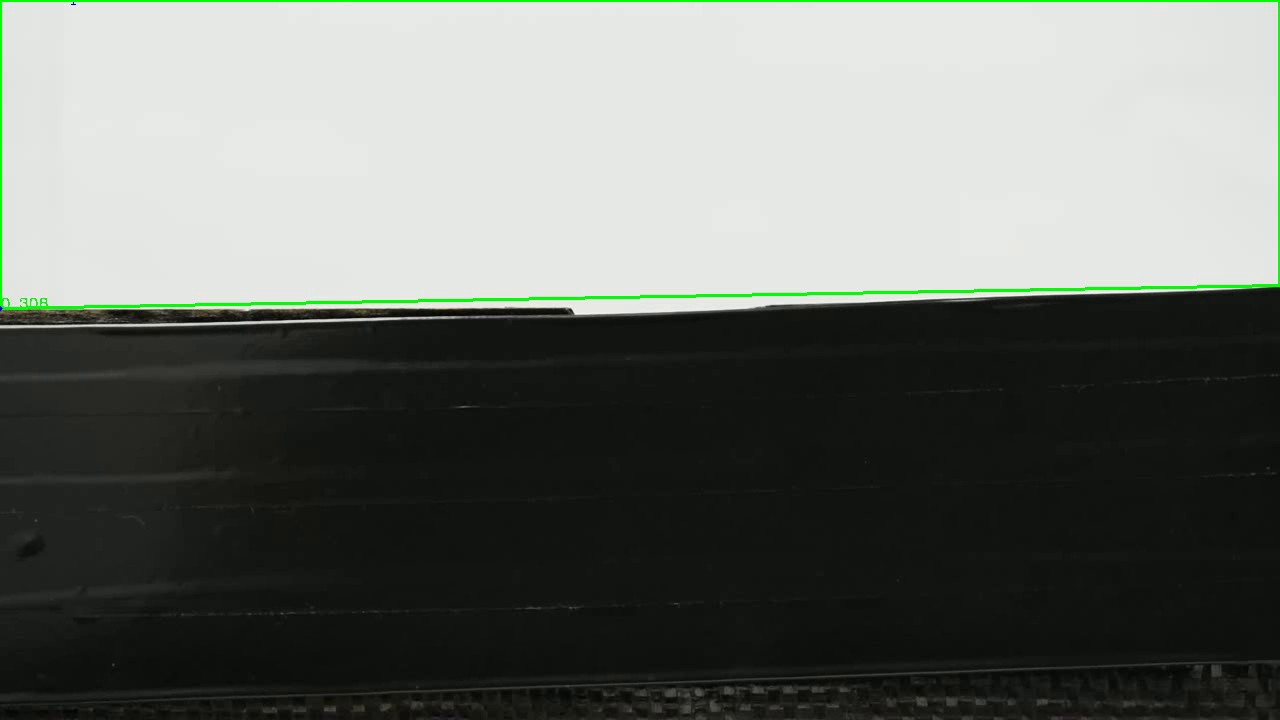
#> input picture frame 13 of videoSalida.avi, 1280 x 720 px, given in place of Ensayo_Compresion_1.MOV, which was not available; the run also reads 1 picture not shown here
$ python Traccion_Cam.py
#> lines starting #> are read from the running program, lines starting #| are printed output that depends on the picture; after the words box and inside, x2 and y2 are one past the last pixel; in counts of white or black regions, pixels touching at a corner belong together; long printed decimals are rounded; pictures that were not available may be replaced by others from this repository, and a replacement may not be noted
# -*- coding: utf-8 -*-
"""
Created on Mon Dec  4 14:16:47 2023

@author: CCTVal - SVL
"""
import cv2
import time
import numpy as np
from sys import exit
import pandas as pd

font = cv2.FONT_HERSHEY_COMPLEX

second_init = time.time()

first_frame = True
pixel_mm_ratio = 0.08460236886632826
y_initial = 0
x_initial = 0
max_pixel_change = 35
pixel_change_count_up = 0
pixel_change_count_down = 0
pixel_deformation = 0
pixel_deformation_list = []
conteo_disminucion = 0
max_conteo_disminucion = 10

# Abrir video
cap = cv2.VideoCapture('../Videos_Flexion_Cam/Ensayo_Compresion_1.MOV')

if not cap.isOpened():
  print("Cannot open camera")
  exit()

while (cap.isOpened()):
    # Capture frame-by-frame
    ret, frame = cap.read()
#> frame is the input picture: shape (720, 1280, 3); mean B, G, R 106.6, 111.7, 107.9
    if ret==True:

        # Re dimenzionar imagenes a tamaño 1280 o el que se requiera
        imagen_inicial = cv2.resize(frame, (1280, 720))

        # Aplicar filtro gaussiano para difuminar bordes
        #imagen_inicial_blured = cv2.medianBlur(imagen_inicial, 5)
        imagen_inicial_blured = imagen_inicial

        # Convertir a escala de grises
        gris_inicial = cv2.cvtColor(imagen_inicial_blured, cv2.COLOR_BGR2GRAY)

        # Aplicar umbral para posteriormente detectar contornos con facilidad
        umbral_inicial = cv2.threshold(gris_inicial, 130, 255, cv2.THRESH_BINARY_INV)[1]
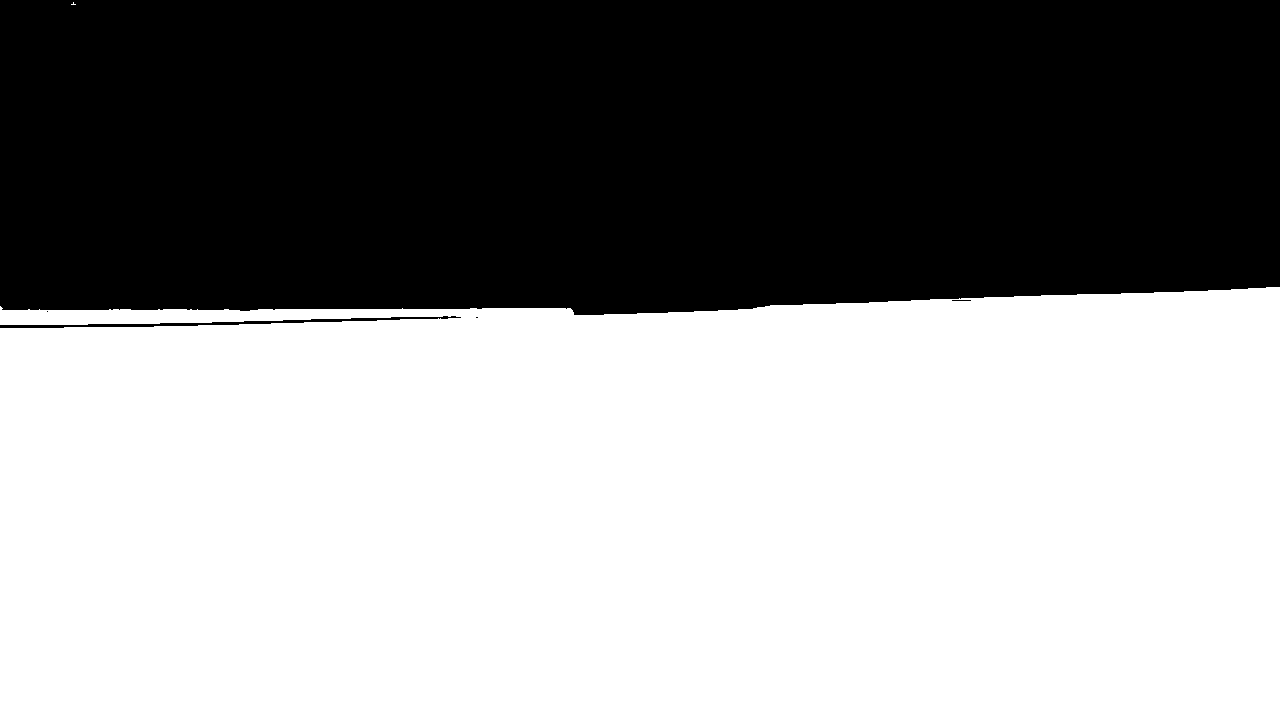
#> umbral_inicial: shape (720, 1280); 57.6% white; 5 black regions (3 under 20 px)

        # Encontrar contornos de imagen
        contornos_inicial, _ = cv2.findContours(umbral_inicial, cv2.RETR_EXTERNAL, cv2.CHAIN_APPROX_SIMPLE)
#> contornos_inicial = 2 contours, 1 with area under 20; largest, box (x1, y1, x2, y2) and area: (0, 287, 1280, 720) 528351

        # Seleccionar contorno que abarca mayor área en cada frame
        max_area_contour_inicial = max(contornos_inicial, key=cv2.contourArea)
#> max_area_contour_inicial = contour of 184 points, box (x1, y1, x2, y2) (0, 287, 1280, 720), area 528351

        # Obtener los vertices donde están las esquinas del contorno. Variar parámetro de escalamiento en caso de querer distintas respuestas.
        approx_inicial = cv2.approxPolyDP(max_area_contour_inicial, 0.009 * cv2.arcLength(max_area_contour_inicial, True), True)
#> approx_inicial = [[1279, 287], [0, 306], [461, 317], [0, 328], [0, 719], [1279, 719]]

        cv2.drawContours(imagen_inicial, [approx_inicial], -1, (0, 0, 255), 2)
#> imagen_inicial: shape (720, 1280, 3); 1.15% of pixels changed, all inside (x1, y1, x2, y2) = (0, 286, 1280, 720)

        # Hay que obtener el valor X de la coordenada con Y más alto, para poner el dibujo la imagen
        x_array_inicial =  approx_inicial[:, :, 0].ravel()
#> x_array_inicial = [1279, 0, 461, 0, 0, 1279]
        y_array_inicial = approx_inicial[:, :, 1].ravel()
#> y_array_inicial = [287, 306, 317, 328, 719, 719]

        ###  SE OBTIENE POSICIÓN DE (X,Y) PARA GUARDAR ESTADO INICIAL
        x_ordenado_inicial = np.sort(x_array_inicial)[::-1]
#> x_ordenado_inicial = [1279, 1279, 461, 0, 0, 0]
        y_ordenado_inicial = np.sort(y_array_inicial)[::-1]
#> y_ordenado_inicial = [719, 719, 328, 317, 306, 287]

        # Tomar los valores de y de las esquinas superiores del rectangulo detectado - Estos valores nos sirven para todos los frames
        y_o1 = y_ordenado_inicial[3]
#> y_o1 = 317
        y_o2 = y_ordenado_inicial[2]
#> y_o2 = 328

        y_mean_actual = round((y_o1+y_o2)/2)
#> y_mean_actual = 322

        if first_frame:
            y_mean = round((y_o1+y_o2)/2)
#> y_mean = 322
            y_initial = y_mean
#> y_initial = 322
            first_frame = False
        else:
            if y_mean_actual < y_mean :
                conteo_disminucion += 1
            else:
                conteo_disminucion=0

            if conteo_disminucion >= max_conteo_disminucion:
                print("¡Disminución rápida detectada! Deteniendo la lectura del video luego de ",max_conteo_disminucion,"frames.")
                break

            if y_mean_actual>y_mean:
                pixel_change_count_up += 1
            else:
                pixel_change_count_up = 0

            if pixel_change_count_up >= max_pixel_change:
                pixel_change_count_up=0
                y_mean = round((y_o1+y_o2)/2)

            pixel_deformation = y_mean - y_initial

        pixel_deformation_list.append(pixel_deformation*pixel_mm_ratio)
        print("y_mean:", y_mean, "pixel_deformation:",pixel_deformation,"(y_o1+y_o2)/2:",y_mean_actual)
#| y_mean: 322 pixel_deformation: 0 (y_o1+y_o2)/2: 322
        cv2.imshow("Video", imagen_inicial)

        tecla = cv2.waitKey(1)
#> (key q is pressed here)
        if tecla == ord('q'):
                break

    else: break

second_end = time.time()

cap.release()
cv2.destroyAllWindows()

while_duration = second_end-second_init

print("while_duration:", while_duration)
print('Deformación Final=', pixel_deformation*pixel_mm_ratio)

#Exportar deformaciones a excel
data = {'Columna': pixel_deformation_list}
df = pd.DataFrame(data)

# Exportar a un archivo Excel
nombre_archivo_excel = 'Extension.xlsx'
df.to_excel(nombre_archivo_excel, index=False)


#%% RUTINA POR DOS FOTOS

import cv2
import numpy as np

font = cv2.FONT_HERSHEY_COMPLEX

#Relación pixel-milimetro
relacion_pixel_mm = 0.1736111111111111

# Cargar imágenes
imagen_inicial = cv2.imread('Imagenes_Traccion/madera_inicial.JPG')
imagen_final = cv2.imread('Imagenes_Traccion/madera_final.jpg')
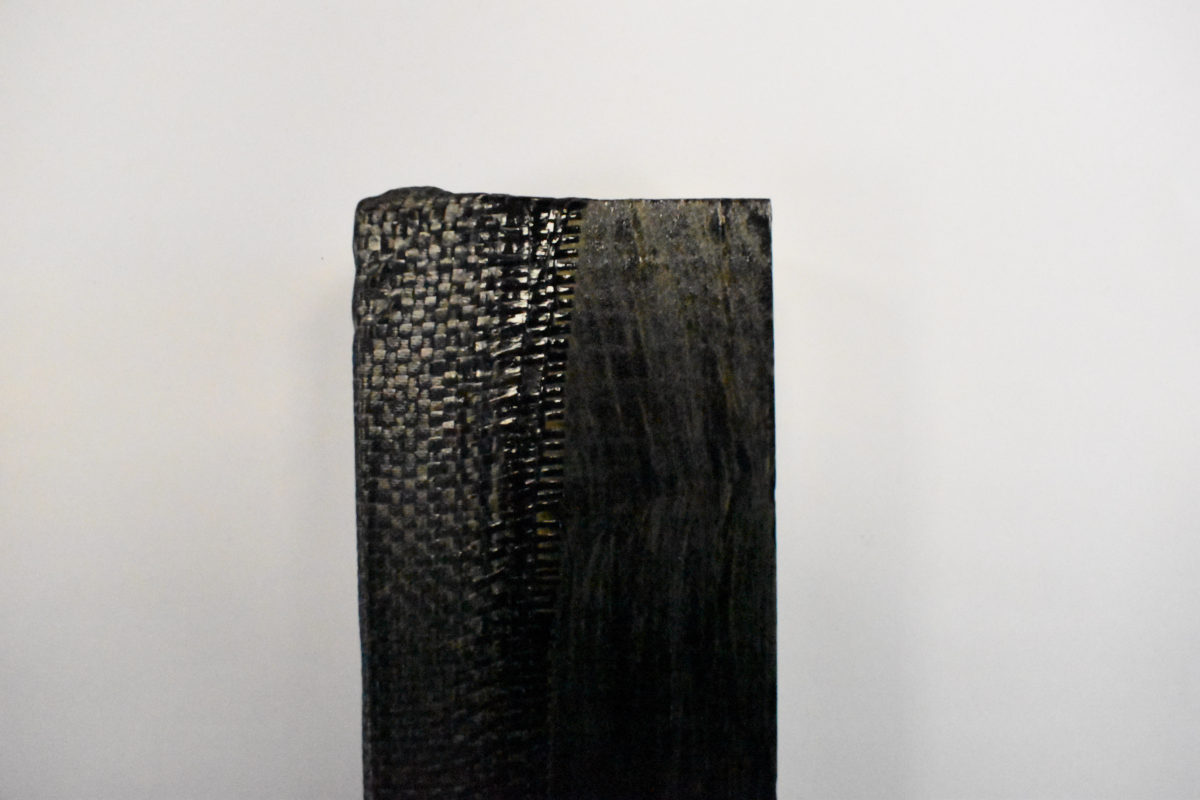
#> input picture Imagenes_Traccion/madera_final.JPG, 6000 x 4000 px, found by its file name (shown at 1/5 size)
#> imagen_final is the input picture: shape (4000, 6000, 3); mean B, G, R 164.4, 166.7, 168.3

# Re dimenzionar imagenes a tamaño 1280 o el que se requiera
imagen_inicial = cv2.resize(imagen_inicial, (1280, 720))
#> imagen_inicial: shape (720, 1280, 3)
imagen_final = cv2.resize(imagen_final, (1280, 720))
#> imagen_final: shape (720, 1280, 3)

# Aplicar filtro gaussiano para difuminar bordes
imagen_inicial_blured = cv2.medianBlur(imagen_inicial, 9)
imagen_final_blured = cv2.medianBlur(imagen_final, 9)

# Convertir a escala de grises
gris_inicial = cv2.cvtColor(imagen_inicial_blured, cv2.COLOR_BGR2GRAY)
gris_final = cv2.cvtColor(imagen_final_blured, cv2.COLOR_BGR2GRAY)

# Aplicar umbral para posteriormente detectar contornos con facilidad
umbral_inicial = cv2.threshold(gris_inicial, 150, 255, cv2.THRESH_BINARY_INV)[1]
#> umbral_inicial: shape (720, 1280); 19.4% white; 1 white region, box (x1, y1, x2, y2) and area: (366, 341, 858, 720) 178713
umbral_final = cv2.threshold(gris_final, 150, 255, cv2.THRESH_BINARY_INV)[1]
#> umbral_final: shape (720, 1280); 26.3% white; 1 white region

# Encontrar contornos de imagen inicial y final
contornos_inicial, _ = cv2.findContours(umbral_inicial, cv2.RETR_EXTERNAL, cv2.CHAIN_APPROX_SIMPLE)
#> contornos_inicial = 1 contour; box (x1, y1, x2, y2) and area: (366, 341, 858, 720) 177872
contornos_final, _ = cv2.findContours(umbral_final, cv2.RETR_EXTERNAL, cv2.CHAIN_APPROX_SIMPLE)
#> contornos_final = 1 contour; box (x1, y1, x2, y2) and area: (375, 168, 830, 720) 241952

# Seleccionar contorno que abarca mayor área en cada imagen
max_area_contour_inicial = max(contornos_inicial, key=cv2.contourArea)
#> max_area_contour_inicial = contour of 151 points, box (x1, y1, x2, y2) (366, 341, 858, 720), area 177872
max_area_contour_final = max(contornos_final, key=cv2.contourArea)
#> max_area_contour_final = contour of 164 points, box (x1, y1, x2, y2) (375, 168, 830, 720), area 241952

# -
# -
# - Adaptación de 1 cliclo For de esta página:
# - https://www.geeksforgeeks.org/find-co-ordinates-of-contours-using-opencv-python/
# -
# -

# Obtener los vertices donde están las esquinas del contorno. Variar parámetro de escalamiento en caso de querer distintas respuestas.
approx_inicial = cv2.approxPolyDP(max_area_contour_inicial, 0.011 * cv2.arcLength(max_area_contour_inicial, True), True)
#> approx_inicial = [[375, 359], [371, 719], [856, 719], [852, 360]]
approx_final = cv2.approxPolyDP(max_area_contour_final, 0.011 * cv2.arcLength(max_area_contour_final, True), True)
#> approx_final = [[385, 180], [385, 719], [828, 719], [821, 183]]

# Hay que obtener el valor X de la coordenada con Y más alto, para poner el dibujo la imagen
x_array_inicial =  approx_inicial[:, :, 0].ravel()
#> x_array_inicial = [375, 371, 856, 852]
x_array_final = approx_final[:, :, 0].ravel()
#> x_array_final = [385, 385, 828, 821]

y_array_inicial = approx_inicial[:, :, 1].ravel()
#> y_array_inicial = [359, 719, 719, 360]
y_array_final = approx_final[:, :, 1].ravel()
#> y_array_final = [180, 719, 719, 183]

print("x_array_inicial:", x_array_inicial)
#| x_array_inicial: [375 371 856 852]
print("y_array_inicial:", y_array_inicial)
#| y_array_inicial: [359 719 719 360]
print("x_array_final:", x_array_final)
#| x_array_final: [385 385 828 821]
print("y_array_final:", y_array_final)
#| y_array_final: [180 719 719 183]

x_ordenado_inicial = np.sort(x_array_inicial)[::-1]
#> x_ordenado_inicial = [856, 852, 375, 371]
y_ordenado_inicial = np.sort(y_array_inicial)[::-1]
#> y_ordenado_inicial = [719, 719, 360, 359]

y_o1 = y_ordenado_inicial[3]
#> y_o1 = 359
y_o2 = y_ordenado_inicial[2]
#> y_o2 = 360

# y inicial media
y_o = round((y_o1+y_o2)/2)
#> y_o = 360

# x inicial 1
x_o1=x_array_inicial[np.where(y_array_inicial==y_o1)][0]
#> x_o1 = 375

# x inicial 2
x_o2=x_array_inicial[np.where(y_array_inicial==y_o2)][0]
#> x_o2 = 852

x_o=round((x_o1+x_o2)/2)
#> x_o = 614

x_ordenado_final = np.sort(x_array_final)[::-1]
#> x_ordenado_final = [828, 821, 385, 385]
y_ordenado_final = np.sort(y_array_final)[::-1]
#> y_ordenado_final = [719, 719, 183, 180]

print("[INICIAL] Coordenadas de Y ordenadas ",y_ordenado_inicial)
#| [INICIAL] Coordenadas de Y ordenadas  [719 719 360 359]
print("[FINAL] Coordenadas de Y ordenadas ",y_ordenado_final)
#| [FINAL] Coordenadas de Y ordenadas  [719 719 183 180]

y_f1 = y_ordenado_final[3]
#> y_f1 = 180
y_f2 = y_ordenado_final[2]
#> y_f2 = 183

# y final media
y_f = round((y_f1+y_f2)/2)
#> y_f = 182

print("x_o1, y_o1:", x_o1, y_o1)
#| x_o1, y_o1: 375 359
print("x_o2, y_o2:", x_o2, y_o2)
#| x_o2, y_o2: 852 360
print("y_f1:", y_f1)
#| y_f1: 180
print("y_f2:", y_f2)
#| y_f2: 183

deformacion_final = abs(y_f - y_o)*0.1736111111111111
#> deformacion_final = 30.9


pos_inicial_y = y_ordenado_inicial[0]
#> pos_inicial_y = 719
pos_final_y = y_ordenado_final[0] # corresponde al max value de las posiciones Y
#> pos_final_y = 719

print(" \n \n DEFORMACIÓN FINAL:   ", deformacion_final, "[mm]")
#|  DEFORMACIÓN FINAL:    30.903 [mm]

# ACÁ EN ADELANTE SON CONFIGURACIONES DE VISUALIZACIÓN


# A CONTINUACIÓN SE USA SOLO PARA PONER TEXTOS EN LAS ESQUINAS DETECTADAS

# Transformar la matrix anterior a vector de una dimensión
approx_matrix_final_flat = approx_final.ravel()
#> approx_matrix_final_flat = [385, 180, 385, 719, 828, 719, 821, 183]
approx_matrix_inicial_flat = approx_inicial.ravel()
#> approx_matrix_inicial_flat = [375, 359, 371, 719, 856, 719, 852, 360]

# Contador de elementos en arreglo approx_matrix_flat
i=0

for j in approx_matrix_final_flat :
        if(i % 2 == 0):
            x = approx_matrix_final_flat[i]
            y = approx_matrix_final_flat[i + 1]

            # String containing the co-ordinates.
            string = str(x) + " " + str(y)

            if(i == 0):
                # text on topmost co-ordinate.
                #cv2.putText(imagen_inicial, string, (x, y), font, 0.5, (0, 255, 0))
                cv2.putText(imagen_final, string, (x, y), font, 0.5, (0, 255, 0))

            else:
                # text on remaining co-ordinates.
                #cv2.putText(imagen_inicial, string, (x, y), font, 0.5, (0, 255, 0))
                cv2.putText(imagen_final, string, (x, y), font, 0.5, (0, 255, 0))
        i = i + 1
#> this loop made 8 passes
#> (j, x, y) on passes 1, 3, 5, 7: (385, 385, 180), (385, 385, 719), (828, 828, 719), (821, 821, 183)
#> imagen_final: shape (720, 1280, 3); mean B, G, R 164.1, 166.7, 168.1
#> after the loop, i = 8

i=0
for j in approx_matrix_inicial_flat :
        if(i % 2 == 0):
            x = approx_matrix_inicial_flat[i]
            y = approx_matrix_inicial_flat[i + 1]

            # String containing the co-ordinates.
            string = str(x) + " " + str(y)

            if(i == 0):
                # text on topmost co-ordinate.
                cv2.putText(imagen_inicial, string, (x, y), font, 0.5, (0, 255, 0))
            else:
                # text on remaining co-ordinates.
                cv2.putText(imagen_inicial, string, (x, y), font, 0.5, (0, 255, 0))
        i = i + 1
#> this loop made 8 passes
#> (j, x, y) on passes 1, 3, 5, 7: (375, 375, 359), (371, 371, 719), (856, 856, 719), (852, 852, 360)
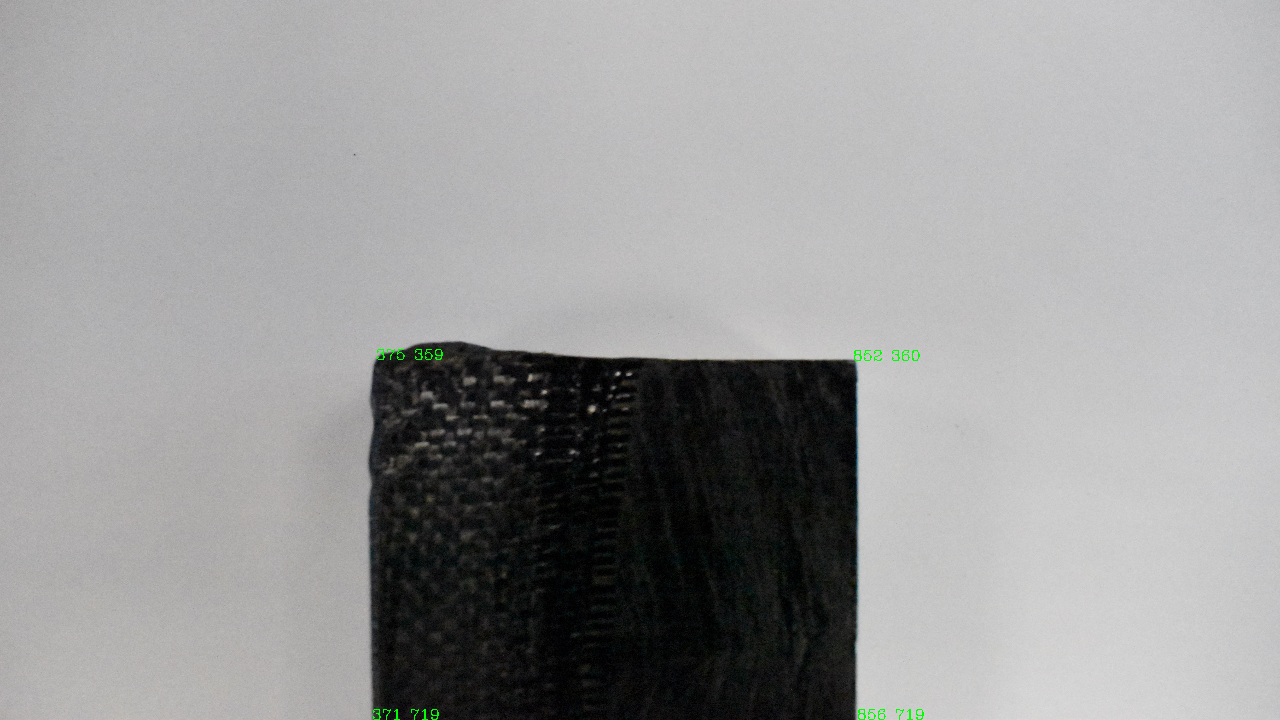
#> imagen_inicial: shape (720, 1280, 3); mean B, G, R 154.2, 154.2, 154.1
#> after the loop, i = 8

# Dibujar contornos (opcional, solo para visualización)
#cv2.drawContours(imagen_inicial, contornos_inicial, -1, (0, 255, 0), 2)
cv2.drawContours(imagen_inicial, [approx_inicial], -1, (0, 255, 0), 2)
#> imagen_inicial: shape (720, 1280, 3); 0.49% of pixels changed, all inside (x1, y1, x2, y2) = (370, 358, 858, 720)
cv2.drawContours(imagen_final, [approx_final], -1, (0, 255, 0), 2)

# Dibujar lina de y minimos
#cv2.line(imagen_inicial,(0,y_ordenado_inicial[0]),(1280,y_ordenado_inicial[1]),(255,0,0),4)
cv2.line(imagen_final,(x_o,y_o),(x_o,y_f),(255,0,0),4)
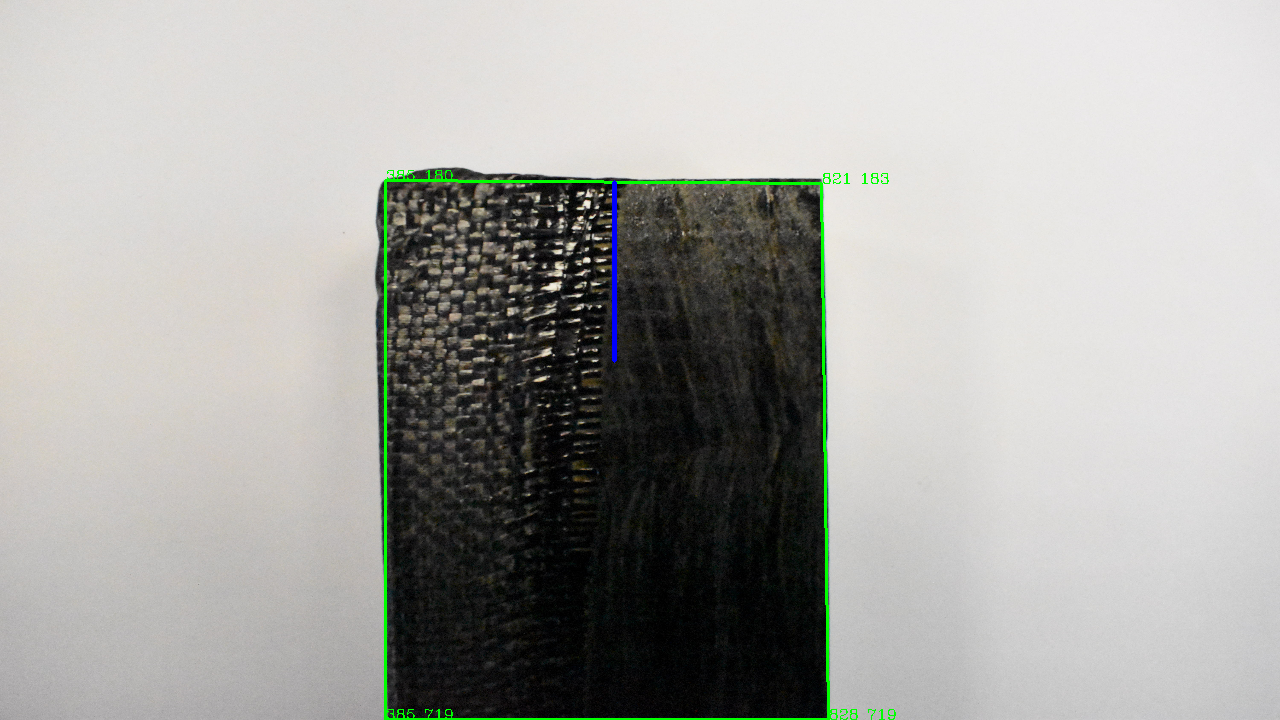
#> imagen_final: shape (720, 1280, 3); mean B, G, R 164.1, 167.8, 167.7

# Mostrar imágenes (opcional)
cv2.imshow('Imagen Inicial', imagen_inicial)
#cv2.imshow('Escala de grises Final', umbral_final)
cv2.imshow('Imagen Final', imagen_final)
cv2.waitKey(0)
cv2.destroyAllWindows()
